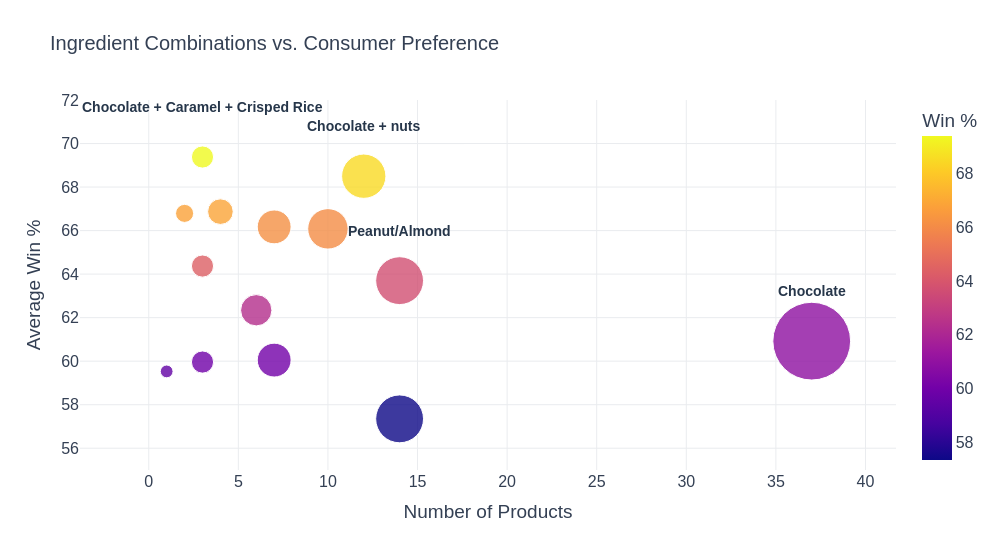

The cell this chart's notebook holds for it:
### Markdown cell above
### Plotting the results with Bubble Chart

### Code cell
import plotly.express as px

fig = px.scatter(
    cleared_combo_df,
    x="Count",
    y="Win %",
    size="Count",
    size_max=55,
    color="Win %",
    hover_name="Feature list",
    title="Ingredient Combinations vs. Consumer Preference"
)

# Remove labels from every bubble
fig.update_traces(
    text=None,
    mode="markers",
    marker=dict(
        opacity=0.8,
        line=dict(width=1, color="white")
    )
)

# Add selective annotations
highlighted = [
    ("Chocolate + Caramel + Crisped Rice", 3, 69.38),
    ("Chocolate + nuts", 12, 68.50),
    ("Chocolate", 37, 60.92),
    ("Peanut/Almond", 14, 63.70)
]

for label, x, y in highlighted:
    fig.add_annotation(
        x=x,
        y=y,
        text=f"<b>{label}</b>",
        showarrow=False,
        xanchor="center",
        yanchor="bottom",
        yshift=40,
        font=dict(size=14, color="#26364A")
    )

fig.update_layout(
    template="plotly_white",
    height=550,
    width=1000,
    title=dict(
        text="Ingredient Combinations vs. Consumer Preference",
        font=dict(size=20)
    ),
    font=dict(
        family="Arial",
        size=16,
        color="#344054"
    ),
    xaxis=dict(
        title="Number of Products",
        showgrid=True,
        gridcolor="#EAECEF",
        zeroline=False
    ),
    yaxis=dict(
        title="Average Win %",
        range=[55, 72],
        showgrid=True,
        gridcolor="#EAECEF",
        zeroline=False
    ),
    showlegend=False
)

### Figure 1 — Plotly figure (JSON) as saved in the notebook; plotly's stock layout.template omitted (floating-point values rounded to 4 significant figures)
{"data": [{"hovertemplate": "<b>%{hovertext}</b><br><br>Count=%{marker.size}<br>Win %=%{marker.color}<extra></extra>", "hovertext": [["chocolate", "caramel", "crispedricewafer"], ["chocolate", "peanutyalmondy"], ["chocolate", "caramel", "nougat"], ["chocolate", "caramel", "peanutyalmondy", "nougat"], ["chocolate", "crispedricewafer"], ["chocolate", "caramel"], ["chocolate", "caramel", "peanutyalmondy"], ["peanutyalmondy"], ["chocolate", "nougat"], ["chocolate"], ["nougat"], ["peanutyalmondy", "nougat"], ["chocolate", "caramel", "peanutyalmondy", "crispedricewafer"], ["caramel"]], "legendgroup": "", "marker": {"color": [69.38, 68.5, 66.87, 66.79, 66.17, 66.08, 64.37, 63.7, 62.34, 60.92, 60.05, 59.96, 59.53, 57.35], "coloraxis": "coloraxis", "line": {"color": "white", "width": 1}, "opacity": 0.8, "size": [3, 12, 4, 2, 7, 10, 3, 14, 6, 37, 7, 3, 1, 14], "sizemode": "area", "sizeref": 0.01223, "symbol": "circle"}, "mode": "markers", "name": "", "orientation": "v", "showlegend": false, "type": "scatter", "x": [3, 12, 4, 2, 7, 10, 3, 14, 6, 37, 7, 3, 1, 14], "xaxis": "x", "y": [69.38, 68.5, 66.87, 66.79, 66.17, 66.08, 64.37, 63.7, 62.34, 60.92, 60.05, 59.96, 59.53, 57.35], "yaxis": "y"}], "layout": {"annotations": [{"font": {"color": "#26364A", "size": 14}, "showarrow": false, "text": "<b>Chocolate + Caramel + Crisped Rice</b>", "x": 3, "xanchor": "center", "y": 69.38, "yanchor": "bottom", "yshift": 40}, {"font": {"color": "#26364A", "size": 14}, "showarrow": false, "text": "<b>Chocolate + nuts</b>", "x": 12, "xanchor": "center", "y": 68.5, "yanchor": "bottom", "yshift": 40}, {"font": {"color": "#26364A", "size": 14}, "showarrow": false, "text": "<b>Chocolate</b>", "x": 37, "xanchor": "center", "y": 60.92, "yanchor": "bottom", "yshift": 40}, {"font": {"color": "#26364A", "size": 14}, "showarrow": false, "text": "<b>Peanut/Almond</b>", "x": 14, "xanchor": "center", "y": 63.7, "yanchor": "bottom", "yshift": 40}], "coloraxis": {"colorbar": {"title": {"text": "Win %"}}, "colorscale": [[0, "#0d0887"], [0.1111, "#46039f"], [0.2222, "#7201a8"], [0.3333, "#9c179e"], [0.4444, "#bd3786"], [0.5556, "#d8576b"], [0.6667, "#ed7953"], [0.7778, "#fb9f3a"], [0.8889, "#fdca26"], [1, "#f0f921"]]}, "font": {"color": "#344054", "family": "Arial", "size": 16}, "height": 550, "legend": {"itemsizing": "constant", "tracegroupgap": 0}, "showlegend": false, "title": {"font": {"size": 20}, "text": "Ingredient Combinations vs. Consumer Preference"}, "width": 1000, "xaxis": {"anchor": "y", "domain": [0, 1], "gridcolor": "#EAECEF", "showgrid": true, "title": {"text": "Number of Products"}, "zeroline": false}, "yaxis": {"anchor": "x", "domain": [0, 1], "gridcolor": "#EAECEF", "range": [55, 72], "showgrid": true, "title": {"text": "Average Win %"}, "zeroline": false}}}
